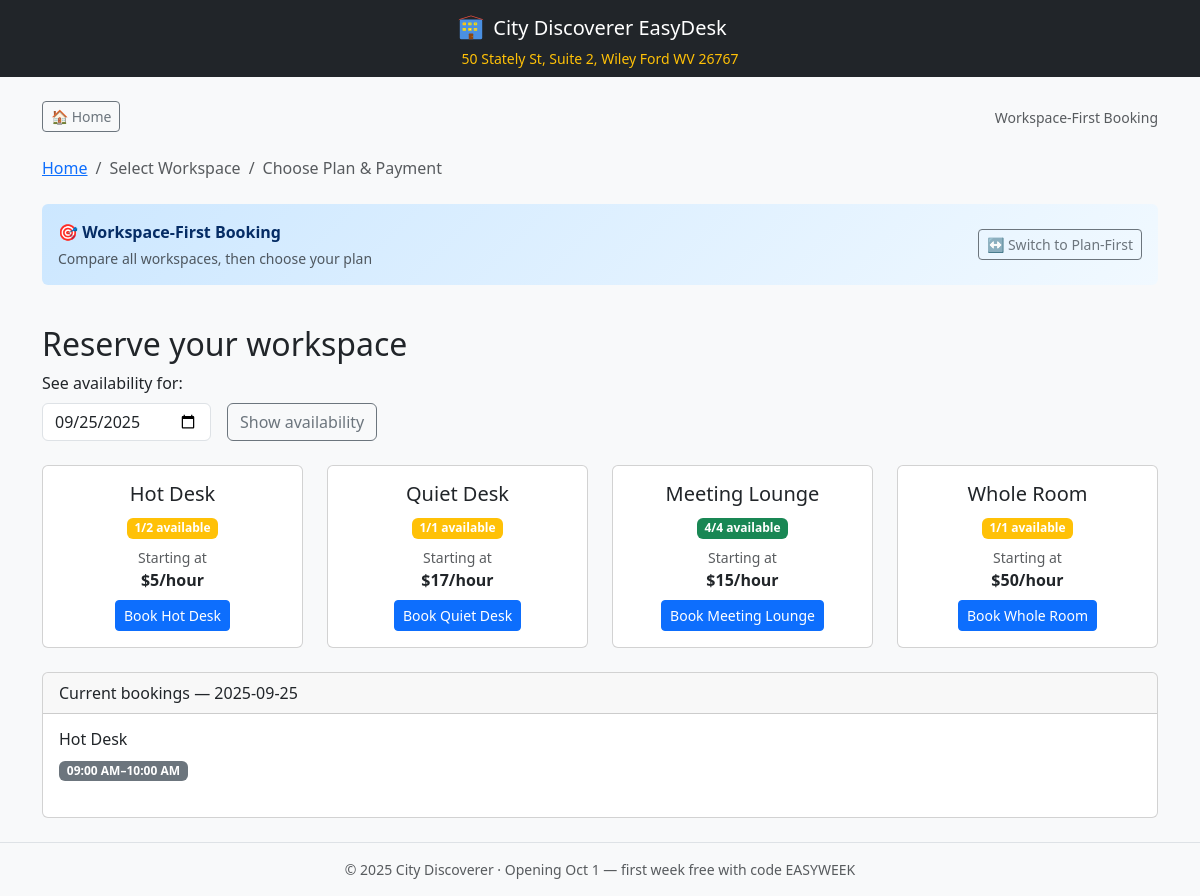
/book, run on an earlier commit of the app's database.
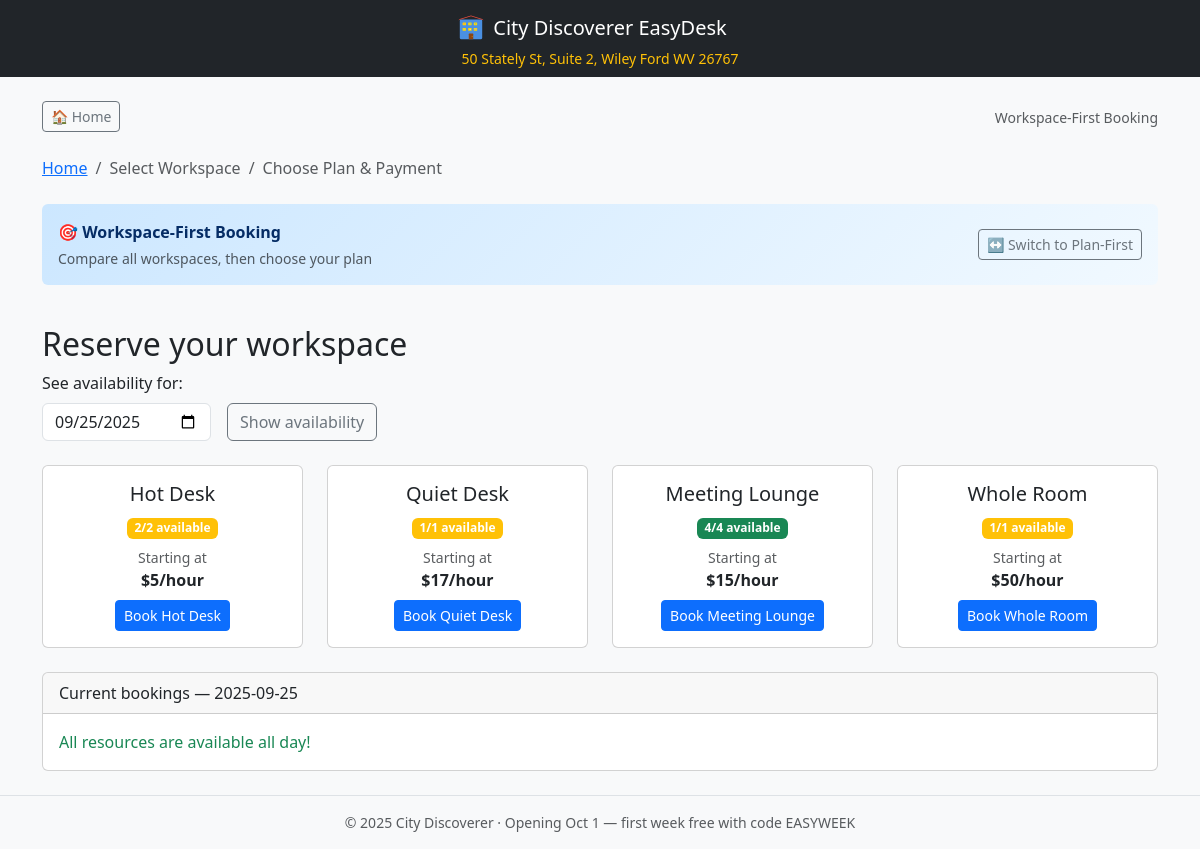
And on a later commit of the database.
### main.py (models this page shows, shortened)
class Resource(db.Model):
    id = db.Column(db.Integer, primary_key=True)
    name = db.Column(db.String(120), nullable=False)
    hourly_rate_cents = db.Column(db.Integer, nullable=False)
    day_rate_cents = db.Column(db.Integer, nullable=False, default=0)
    week_rate_cents = db.Column(db.Integer, nullable=False, default=0)
    month_rate_cents = db.Column(db.Integer, nullable=False, default=0)
    capacity = db.Column(db.Integer, default=10)
    opening_hours = db.Column(db.Text)  # JSON string
    active = db.Column(db.Boolean, default=True)

class Booking(db.Model):
    id = db.Column(db.Integer, primary_key=True)
    email = db.Column(db.String(200), nullable=False, index=True)
    name = db.Column(db.String(120))
    resource_id = db.Column(db.Integer, db.ForeignKey("resource.id"), nullable=False)
    plan_type = db.Column(db.String(10), nullable=False, default="hour")  # hour, day, week, month
    seats = db.Column(db.Integer, default=1)
    start_dt = db.Column(db.DateTime, nullable=False)
    end_dt = db.Column(db.DateTime, nullable=False)
    hours = db.Column(db.Float, nullable=False)
    amount_cents = db.Column(db.Integer, nullable=False)
    status = db.Column(db.String(20), default="reserved")  # reserved, paid, cancelled, checked_in, free
    promo_applied = db.Column(db.String(40))
    pass_id = db.Column(db.Integer, db.ForeignKey("pass.id"), nullable=True)
    created_at = db.Column(db.DateTime, default=dt.datetime.utcnow)
    resource = db.relationship("Resource")

### main.py (the view)
@app.get("/book")
def book_page():
    resources = Resource.query.filter_by(active=True).all()
    date = request.args.get("date") or dt.date.today().isoformat()
    pre_selected_plan = request.args.get("plan")  # Get pre-selected plan from URL
    flow_type = request.args.get("flow", "workspace-first")  # Default to workspace-first
    grouped = day_bookings(date)
    if pre_selected_plan and not request.args.get("flow"):
        flow_type = "plan-first"
    capacity_info = {}
    for r in resources:
        start_dt = parse_dt(date, "09:00")
        end_dt = parse_dt(date, "17:00")
        available = seats_left(r.id, start_dt, end_dt)
        capacity_info[r.id] = {"available": available, "total": r.capacity}
    plan_display_names = {
        "hour": "Hourly",
        "day": "Day Pass",
        "week": "Week Pass",
        "month": "Month Pass"
    }
    return render_template("book.html",
                         resources=resources,
                         promo=PROMO_CODE,
                         date=date,
                         grouped=grouped,
                         capacity_info=capacity_info,
                         as_money=as_money,
                         use_mercury=USE_MERCURY,
                         allow_pos=ALLOW_POS_CHECKOUT,
                         pre_selected_plan=pre_selected_plan,
                         flow_type=flow_type,
                         plan_display_names=plan_display_names)

### main.py (called while the page is built)
def parse_dt(date_str, time_str):
    y, m, d = map(int, date_str.split("-"))
    hh, mm = map(int, time_str.split(":"))
    return dt.datetime(y, m, d, hh, mm)

def seats_left(resource_id, start_dt, end_dt):
    resource = Resource.query.get(resource_id)
    if not resource:
        return 0
    used_seats = db.session.query(db.func.coalesce(db.func.sum(Booking.seats), 0)).filter(
        Booking.resource_id == resource_id,
        Booking.status.in_(["reserved", "paid", "checked_in", "free"]),
        Booking.start_dt < end_dt,
        Booking.end_dt > start_dt
    ).scalar() or 0
    return max(0, resource.capacity - used_seats)

def day_bookings(date_str):
    y, m, d = map(int, date_str.split("-"))
    start = dt.datetime(y, m, d, 0, 0)
    end = start + dt.timedelta(days=1)
    bookings = Booking.query.filter(
        Booking.start_dt < end,
        Booking.end_dt > start,
        Booking.status.in_(["reserved", "paid", "checked_in", "free"])
    ).order_by(Booking.resource_id, Booking.start_dt).all()
    grouped = {}
    for b in bookings:
        grouped.setdefault(b.resource_id, []).append(b)
    return grouped

### templates/book.html (shortened to what this page needs)
{% extends "base.html" %}
{% block content %}
<div class="d-flex justify-content-between align-items-center mb-4">
  <div>
    <a href="/" class="btn btn-outline-secondary btn-sm">
      🏠 Home
    </a>
  </div>
  <div class="text-end">
    {% if flow_type == 'plan-first' %}
      <small class="text-muted">Plan-First Booking</small>
    {% else %}
      <small class="text-muted">Workspace-First Booking</small>
    {% endif %}
  </div>
</div>
<nav aria-label="Booking flow breadcrumb">
  <ol class="breadcrumb mb-4">
    <li class="breadcrumb-item"><a href="/">Home</a></li>
    {% if flow_type == 'plan-first' %}
      <li class="breadcrumb-item">
        <a href="/" data-bs-toggle="modal" data-bs-target="#planSelectionModal">Choose Plan</a>
      </li>
      <li class="breadcrumb-item active">
        Select Workspace ({{ plan_display_names.get(pre_selected_plan, pre_selected_plan) }})
      </li>
      <li class="breadcrumb-item text-muted">Payment</li>
    {% else %}
      <li class="breadcrumb-item active">Select Workspace</li>
      <li class="breadcrumb-item text-muted">Choose Plan & Payment</li>
    {% endif %}
  </ol>
</nav>
{% if flow_type == 'plan-first' and pre_selected_plan %}
<div class="row mb-4">
  <div class="col-12">
    <div class="alert alert-success border-0" style="background: linear-gradient(135deg, #d4edda 0%, #f1fdf4 100%);">
      <div class="d-flex justify-content-between align-items-center">
        <div>
          <strong>✅ {{ plan_display_names.get(pre_selected_plan, pre_selected_plan) }} booking selected</strong>
          <div class="small text-muted mt-1">Choose your workspace below</div>
        </div>
        <div>
          <button class="btn btn-outline-secondary btn-sm" onclick="switchToWorkspaceFirst()">
            ↔️ Switch to Workspace-First
          </button>
          <button class="btn btn-outline-primary btn-sm ms-2" data-bs-toggle="modal" data-bs-target="#changePlanModal">
            ← Change Plan
          </button>
        </div>
      </div>
    </div>
  </div>
</div>
<h2>Choose your workspace</h2>
<p class="text-muted mb-4">
  {% if pre_selected_plan == 'hour' %}Book specific time slots with flexible scheduling{% endif %}
  {% if pre_selected_plan == 'day' %}Full day access within business hours{% endif %}
  {% if pre_selected_plan == 'week' %}7 consecutive days of unlimited access{% endif %}
  {% if pre_selected_plan == 'month' %}30 consecutive days of unlimited access{% endif %}
</p>
<div class="row g-3 mb-4">
  <div class="col-auto">
    <label class="form-label">See availability for:</label>
    <input type="date" id="selected-date" value="{{ date }}" class="form-control">
  </div>
  <div class="col-auto align-self-end">
    <button class="btn btn-outline-secondary" onclick="showAvailabilityCalendar()">Show availability</button>
  </div>
</div>
<div class="row g-4 mb-4">
  {% for r in resources %}
  <div class="col-md-6">
    <div class="card h-100 resource-card" onclick="selectResourceForPlan({{ r.id }}, '{{ r.name }}', '{{ pre_selected_plan }}')">
      <div class="card-body">
        <h5 class="card-title">{{ r.name }}</h5>
        <p class="text-muted">Capacity: {{ r.capacity }} seats</p>
        {% set info = capacity_info.get(r.id, {'available': r.capacity, 'total': r.capacity}) %}
        <span class="badge mb-3 {{ 'bg-success' if info.available > 2 else 'bg-warning' if info.available > 0 else 'bg-danger' }}">
          {{ info.available }}/{{ info.total }} available
        </span>
        <div class="pricing-display">
          {% if pre_selected_plan == 'hour' %}
            <h4 class="text-primary">${{ "%.0f"|format(r.hourly_rate_cents/100) }}<small>/hour</small></h4>
          {% elif pre_selected_plan == 'day' %}
            <h4 class="text-primary">${{ "%.0f"|format(r.day_rate_cents/100) }}<small>/day</small></h4>
          {% elif pre_selected_plan == 'week' %}
            <h4 class="text-primary">${{ "%.0f"|format(r.week_rate_cents/100) }}<small>/week</small></h4>
          {% elif pre_selected_plan == 'month' %}
            <h4 class="text-primary">${{ "%.0f"|format(r.month_rate_cents/100) }}<small>/month</small></h4>
          {% endif %}
        </div>
        <button class="btn btn-primary w-100 mt-3">
          Book {{ r.name }}
        </button>
      </div>
    </div>
  </div>
  {% endfor %}
</div>
{% else %}
<div class="row mb-4">
  <div class="col-12">
    <div class="alert alert-primary border-0" style="background: linear-gradient(135deg, #cce7ff 0%, #f1f9ff 100%);">
      <div class="d-flex justify-content-between align-items-center">
        <div>
          <strong>🎯 Workspace-First Booking</strong>
          <div class="small text-muted mt-1">Compare all workspaces, then choose your plan</div>
        </div>
        <div>
          <button class="btn btn-outline-secondary btn-sm" onclick="switchToPlanFirst()">
            ↔️ Switch to Plan-First
          </button>
        </div>
      </div>
    </div>
  </div>
</div>
<h2>Reserve your workspace</h2>
<form method="get" action="/book" class="row g-3 mb-4">
  <div class="col-auto">
    <label class="form-label">See availability for:</label>
    <input type="date" name="date" value="{{ date }}" class="form-control">
  </div>
  <div class="col-auto align-self-end">
    <button class="btn btn-outline-secondary">Show availability</button>
  </div>
</form>
<div class="row g-4 mb-4">
  {% for r in resources %}
  <div class="col-md-6 col-lg-3">
    <div class="card h-100 resource-card" data-resource-id="{{ r.id }}" onclick="selectResource({{ r.id }}, '{{ r.name }}')">
      <div class="card-body text-center">
        <h5 class="card-title">{{ r.name }}</h5>
        {% set info = capacity_info.get(r.id, {'available': r.capacity, 'total': r.capacity}) %}
        <span class="badge mb-2 {{ 'bg-success' if info.available > 2 else 'bg-warning' if info.available > 0 else 'bg-danger' }}">
          {{ info.available }}/{{ info.total }} available
        </span>
        <div class="pricing-preview">
          <small class="text-muted d-block">Starting at</small>
          <strong>${{ "%.0f"|format(r.hourly_rate_cents/100) }}/hour</strong>
        </div>
        <button class="btn btn-primary btn-sm mt-2">
          Book {{ r.name }}
        </button>
      </div>
    </div>
  </div>
  {% endfor %}
</div>
{% endif %}
<div class="card">
  <div class="card-header">Current bookings — {{ date }}</div>
  <div class="card-body">
    {% if grouped %}
      <div class="row">
        {% for resource_id, bookings in grouped.items() %}
          {% set resource = resources|selectattr("id", "equalto", resource_id)|first %}
          <div class="col-md-6 mb-3">
            <h6>{{ resource.name if resource else 'Resource ' + resource_id|string }}</h6>
            {% for b in bookings %}
              <span class="badge text-bg-secondary me-1 mb-1">
                {{ b.start_dt.strftime("%I:%M %p") }}–{{ b.end_dt.strftime("%I:%M %p") }}
              </span>
            {% endfor %}
          </div>
        {% endfor %}
      </div>
    {% else %}
      <p class="text-success mb-0">All resources are available all day!</p>
    {% endif %}
  </div>
</div>
{% endblock %}

### templates/base.html (shortened to what this page needs)
<!doctype html>
<html>
<head>
  <link href="https://cdn.jsdelivr.net/npm/bootstrap@5.3.3/dist/css/bootstrap.min.css" rel="stylesheet">
</head>
<body class="bg-light">
<nav class="navbar navbar-expand-lg navbar-dark bg-dark">
  <div class="container">
    <div class="mx-auto text-center">
      <a class="navbar-brand d-flex align-items-center justify-content-center" href="/">
        City Discoverer EasyDesk
      </a>
      <div class="text-warning small">50 Stately St, Suite 2, Wiley Ford WV 26767</div>
    </div>
  </div>
</nav>
<main class="container py-4">
  {% block content %}{% endblock %}
</main>
<footer class="border-top py-3 text-center small text-muted">
  © 2025 City Discoverer · Opening Oct 1 — first week free with code EASYWEEK
</footer>
</body>
</html>

What changed in the data, as far as the page shows it:
removed Booking: start_dt "09:00 AM", end_dt "10:00 AM"
computed for Resource "Hot Desk": available "1" → "2"
Also different on the page:
text now shown: "All resources are available all day!"
list line gone: "Hot Desk"
